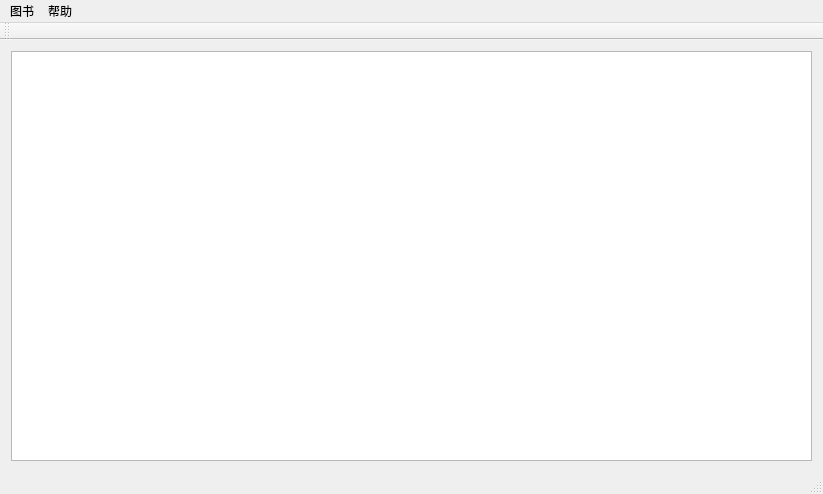
<?xml version="1.0" encoding="UTF-8"?>
<ui version="4.0">
 <class>User</class>
 <widget class="QMainWindow" name="User">
  <property name="geometry">
   <rect>
    <x>0</x>
    <y>0</y>
    <width>823</width>
    <height>494</height>
   </rect>
  </property>
  <property name="windowTitle">
   <string>User</string>
  </property>
  <widget class="QWidget" name="centralWidget">
   <layout class="QGridLayout" name="gridLayout">
    <item row="0" column="0">
     <widget class="QTableView" name="tableView"/>
    </item>
   </layout>
  </widget>
  <widget class="QMenuBar" name="menuBar">
   <property name="geometry">
    <rect>
     <x>0</x>
     <y>0</y>
     <width>823</width>
     <height>23</height>
    </rect>
   </property>
   <widget class="QMenu" name="menu">
    <property name="title">
     <string>图书</string>
    </property>
    <addaction name="searchAction"/>
    <addaction name="borrowAction"/>
    <addaction name="backAction"/>
    <addaction name="returnAction"/>
    <addaction name="resetAction"/>
   </widget>
   <widget class="QMenu" name="menu_2">
    <property name="title">
     <string>帮助</string>
    </property>
    <addaction name="infoAction"/>
    <addaction name="aboutAction"/>
   </widget>
   <addaction name="menu"/>
   <addaction name="menu_2"/>
  </widget>
  <widget class="QToolBar" name="mainToolBar">
   <attribute name="toolBarArea">
    <enum>TopToolBarArea</enum>
   </attribute>
   <attribute name="toolBarBreak">
    <bool>false</bool>
   </attribute>
  </widget>
  <widget class="QStatusBar" name="statusBar"/>
  <action name="searchAction">
   <property name="text">
    <string>查询</string>
   </property>
  </action>
  <action name="borrowAction">
   <property name="text">
    <string>借书</string>
   </property>
  </action>
  <action name="backAction">
   <property name="text">
    <string>还书</string>
   </property>
  </action>
  <action name="infoAction">
   <property name="text">
    <string>使用说明</string>
   </property>
  </action>
  <action name="aboutAction">
   <property name="text">
    <string>关于</string>
   </property>
  </action>
  <action name="returnAction">
   <property name="text">
    <string>返回主菜单</string>
   </property>
  </action>
  <action name="resetAction">
   <property name="text">
    <string>查看全部</string>
   </property>
  </action>
 </widget>
 <layoutdefault spacing="6" margin="11"/>
 <resources/>
 <connections/>
</ui>
